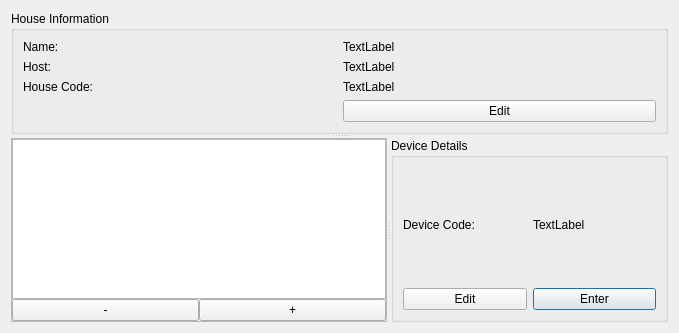
<?xml version="1.0" encoding="UTF-8"?>
<ui version="4.0">
 <class>DeviceList</class>
 <widget class="QWidget" name="DeviceList">
  <property name="geometry">
   <rect>
    <x>0</x>
    <y>0</y>
    <width>679</width>
    <height>333</height>
   </rect>
  </property>
  <property name="windowTitle">
   <string>Form</string>
  </property>
  <layout class="QGridLayout" name="gridLayout_3">
   <item row="0" column="0">
    <widget class="QSplitter" name="splitter_2">
     <property name="orientation">
      <enum>Qt::Vertical</enum>
     </property>
     <widget class="QGroupBox" name="infoGroupBox">
      <property name="title">
       <string>House Information</string>
      </property>
      <layout class="QGridLayout" name="gridLayout_2">
       <item row="2" column="1">
        <widget class="QLabel" name="houseCodeLabel">
         <property name="text">
          <string>TextLabel</string>
         </property>
        </widget>
       </item>
       <item row="3" column="1">
        <widget class="QPushButton" name="pushButton_3">
         <property name="text">
          <string>Edit</string>
         </property>
        </widget>
       </item>
       <item row="1" column="0">
        <widget class="QLabel" name="label_4">
         <property name="text">
          <string>Host:</string>
         </property>
        </widget>
       </item>
       <item row="0" column="1">
        <widget class="QLabel" name="houseNameLabel">
         <property name="text">
          <string>TextLabel</string>
         </property>
        </widget>
       </item>
       <item row="1" column="1">
        <widget class="QLabel" name="houseHostLabel">
         <property name="text">
          <string>TextLabel</string>
         </property>
        </widget>
       </item>
       <item row="2" column="0">
        <widget class="QLabel" name="label_5">
         <property name="text">
          <string>House Code:</string>
         </property>
        </widget>
       </item>
       <item row="0" column="0">
        <widget class="QLabel" name="label_3">
         <property name="text">
          <string>Name:</string>
         </property>
        </widget>
       </item>
      </layout>
     </widget>
     <widget class="QSplitter" name="splitter">
      <property name="orientation">
       <enum>Qt::Horizontal</enum>
      </property>
      <widget class="QFrame" name="masterFrame">
       <property name="frameShape">
        <enum>QFrame::StyledPanel</enum>
       </property>
       <property name="frameShadow">
        <enum>QFrame::Raised</enum>
       </property>
       <layout class="QGridLayout" name="gridLayout">
        <property name="leftMargin">
         <number>0</number>
        </property>
        <property name="topMargin">
         <number>0</number>
        </property>
        <property name="rightMargin">
         <number>0</number>
        </property>
        <property name="bottomMargin">
         <number>0</number>
        </property>
        <property name="spacing">
         <number>0</number>
        </property>
        <item row="1" column="0">
         <widget class="QPushButton" name="pushButton_2">
          <property name="maximumSize">
           <size>
            <width>16777215</width>
            <height>16777215</height>
           </size>
          </property>
          <property name="text">
           <string>-</string>
          </property>
         </widget>
        </item>
        <item row="1" column="1">
         <widget class="QPushButton" name="pushButton">
          <property name="maximumSize">
           <size>
            <width>16777215</width>
            <height>16777215</height>
           </size>
          </property>
          <property name="text">
           <string>+</string>
          </property>
         </widget>
        </item>
        <item row="0" column="0" colspan="2">
         <widget class="QListWidget" name="listWidget">
          <property name="maximumSize">
           <size>
            <width>16777215</width>
            <height>16777215</height>
           </size>
          </property>
         </widget>
        </item>
       </layout>
      </widget>
      <widget class="QGroupBox" name="detailGroupBox">
       <property name="title">
        <string>Device Details</string>
       </property>
       <layout class="QGridLayout" name="gridLayout_4">
        <item row="0" column="0">
         <widget class="QLabel" name="label">
          <property name="text">
           <string>Device Code:</string>
          </property>
         </widget>
        </item>
        <item row="0" column="1">
         <widget class="QLabel" name="label_2">
          <property name="text">
           <string>TextLabel</string>
          </property>
         </widget>
        </item>
        <item row="1" column="0">
         <widget class="QPushButton" name="pushButton_5">
          <property name="text">
           <string>Edit</string>
          </property>
         </widget>
        </item>
        <item row="1" column="1">
         <widget class="QPushButton" name="pushButton_4">
          <property name="text">
           <string>Enter</string>
          </property>
          <property name="default">
           <bool>true</bool>
          </property>
         </widget>
        </item>
       </layout>
      </widget>
     </widget>
    </widget>
   </item>
  </layout>
 </widget>
 <resources/>
 <connections/>
</ui>
